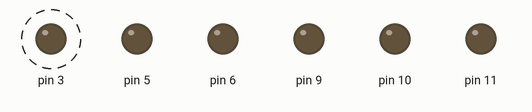
Bench run of a sketch on a simulated Arduino Uno, built with avr-gcc and run on an emulated ATmega328P. Parts: output pins drawn as LEDs (lit = HIGH). Dashed ring = blinking.

Above: at 0.08 s.
Timing chart, 0 to 3.0 s (numbered marks = the images above):
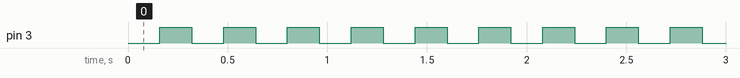

The sketch:

BlinkWithoutDelay.ino
```cpp
// constants won't change. Used here to set a pin number:
const int ledPin = LED_BUILTIN;  // the number of the LED pin

// Variables will change:
int ledState1 = LOW;  // ledState used to set the LED
int ledState2 = LOW;  // ledState used to set the LED
int ledState3 = LOW;  // ledState used to set the LED
int ledState4 = LOW;  // ledState used to set the LED
int ledState5 = LOW;  // ledState used to set the LED
int ledState6 = LOW;  // ledState used to set the LED


// Generally, you should use "const long" for variables that hold time
// The value will quickly become too large for an int to store
unsigned long previousMillis1 = 0;  // will store last time LED was updated
unsigned long previousMillis2 = 0;  // will store last time LED was updated
unsigned long previousMillis3 = 0;  // will store last time LED was updated
unsigned long previousMillis4 = 0;  // will store last time LED was updated
unsigned long previousMillis5 = 0;  // will store last time LED was updated
unsigned long previousMillis6 = 0;  // will store last time LED was updated

// constants won't change:
const long interval1 = 100;  // interval at which to blink (milliseconds)
const long interval2 = 2000;  // interval at which to blink (milliseconds)
const long interval3 = 2000;  // interval at which to blink (milliseconds)
const long interval4 = 5000;  // interval at which to blink (milliseconds)
const long interval5 = 50000;  // interval at which to blink (milliseconds)
const long interval6 = 160000;  // interval at which to blink (milliseconds)

const long currentMillis = micros();


void setup() {
  // set the digital pin as output:
  pinMode(11, OUTPUT);
  pinMode(10, OUTPUT);
  pinMode(9, OUTPUT);
  pinMode(6, OUTPUT);
  pinMode(5, OUTPUT);
  pinMode(3, OUTPUT);
}

void loop() {

unsigned long time = micros();

//   if (time - previousMillis1 >= interval1)  {
//     // save the last time you blinked the LED
//     previousMillis1 = time;

//     // if the LED is off turn it on and vice-versa:
//     if (ledState1 == LOW) {
//      ledState1 = HIGH;

//     PORTD |= 0x3FF;
//     } else {
//      ledState1 = LOW;
//     PORTD &= 0x800;


//     }
//     // set the LED with the ledState of the variable:
//     //digitalWrite(11, ledState1);
//   }

//   if (time - previousMillis2 >= interval2)  {
//     // save the last time you blinked the LED
//     previousMillis2 = time;

//     // if the LED is off turn it on and vice-versa:
//     if (ledState2 == LOW) {
//     ledState2 = HIGH;
//     PORTD |= 0x1FF;

//     } else {
// ledState2 = LOW;
//     PORTD &= 0x200;

//     }
//     // set the LED with the ledState of the variable:
//     //digitalWrite(10, ledState2);


//   }

//   if (time - previousMillis3 >= interval3)  {
//     // save the last time you blinked the LED
//     previousMillis3 = time;

//     // if the LED is off turn it on and vice-versa:
//     if (ledState3 == LOW) {
//       ledState3 = HIGH;
//     PORTD |= 0xFF;

//     } else {
//       ledState3 = LOW;
//     PORTD &= 0x100;

//     }

//     // set the LED with the ledState of the variable:
//     //digitalWrite(9, ledState3);

//   }

//   if (time - previousMillis4 >= interval4)  {
//     // save the last time you blinked the LED
//     previousMillis4 = time;

//     // if the LED is off turn it on and vice-versa:
//     if (ledState4 == LOW) {
//       ledState4 = HIGH;
//     PORTD |= 0x1F;

//     } else {
//       ledState4 = LOW;
//     PORTD &= 0x20;

//     }

//     // set the LED with the ledState of the variable:
//     //digitalWrite(6, ledState4);


//   }

//   if (time - previousMillis5 >= interval5)  {
//     // save the last time you blinked the LED
//     previousMillis5 = time;

//     // if the LED is off turn it on and vice-versa:
//     if (ledState5 == LOW) {
//       ledState5 = HIGH;
//     PORTD |= 0xEF;
//     } else {
//       ledState5 = LOW;
//     PORTD &= 0x;

//     }

//     // set the LED with the ledState of the variable:
//     //digitalWrite(5, ledState5);

//   }

  if (time - previousMillis6 >= interval6)  {
    // save the last time you blinked the LED
    previousMillis6 = time;

    // if the LED is off turn it on and vice-versa:
    if (ledState6 == LOW) {
      ledState6 = HIGH;

    PORTD |= 0x8;
    } else {
      ledState6 = LOW;
    PORTD &= 0xF7;

    }

    // set the LED with the ledState of the variable:
    //digitalWrite(3, ledState6);

  }
}
```

Measured:
- by itself, pin 3: alternates HIGH for 0.16 s and LOW for 0.16 s
